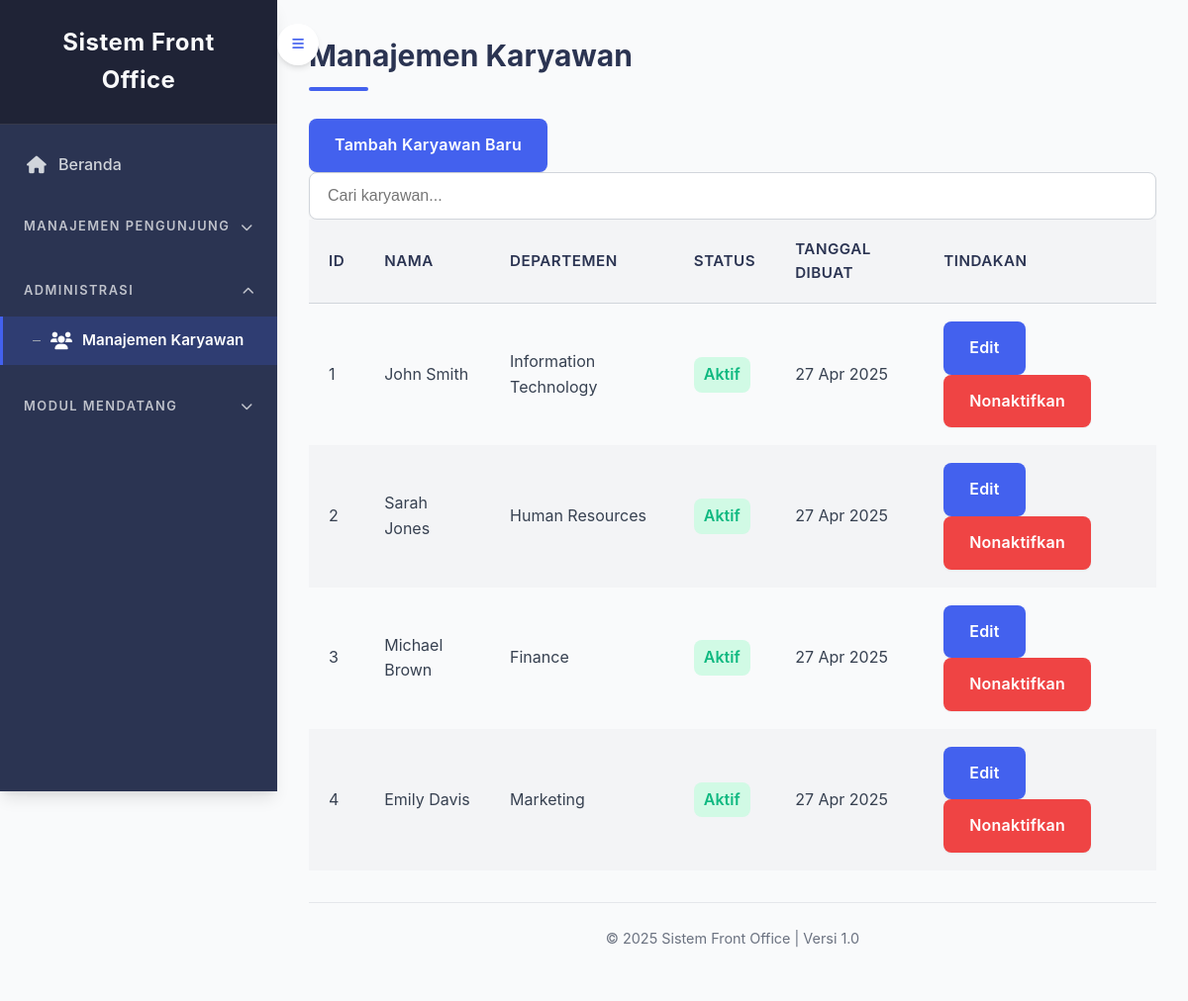
/php/employee-management.php, run on the app's committed database.
### tables this page shows
CREATE TABLE IF NOT EXISTS employees (
    id INT AUTO_INCREMENT PRIMARY KEY,
    name VARCHAR(100) NOT NULL,
    department VARCHAR(100) NOT NULL,
    is_active TINYINT(1) DEFAULT 1,
    created_at TIMESTAMP DEFAULT CURRENT_TIMESTAMP
);

### app/core/Database.php (called while the page is built, shortened)
<?php
class Database {
    private static $instance = null;
    private $conn;
    private function __construct() {
        $config = require CONFIG_PATH . '/database.php';
        try {
            $dsn = "mysql:host={$config['host']};port={$config['port']};dbname={$config['dbname']};charset={$config['charset']}";
            $this->conn = new PDO(
                $dsn,
                $config['username'],
                $config['password'],
                $config['options']
            );
        } catch(PDOException $e) {
            die("Database Connection Error: " . $e->getMessage());
        }
    }
    public static function getInstance() {
        if (self::$instance === null) {
            self::$instance = new self();
        }
        return self::$instance;
    }
    public function query($sql, $params = []) {
        try {
            $stmt = $this->conn->prepare($sql);
            $stmt->execute($params);
            return $stmt;
        } catch(PDOException $e) {
            die("Query failed: " . $e->getMessage());
        }
    }
    public function fetchAll($sql, $params = []) {
        $stmt = $this->query($sql, $params);
        return $stmt->fetchAll();
    }
}

### app/core/Model.php (called while the page is built, shortened)
<?php
class Model {
    protected $db;
    protected $table;
    public function __construct() {
        $this->db = Database::getInstance();
    }
    public function getAll() {
        return $this->db->fetchAll("SELECT * FROM {$this->table}");
    }
}

### php/employee-management.php (the view, shortened to what this page needs)
<?php
$employee = new Employee();
$employees = $employee->getAll();
?>
<!DOCTYPE html>
<html lang="id">
<head>
    <link rel="stylesheet" href="../css/styles.css">
    <link rel="stylesheet" href="https://cdnjs.cloudflare.com/ajax/libs/font-awesome/6.0.0-beta3/css/all.min.css">
</head>
<body>
    <button class="sidebar-toggle">
        <i class="fas fa-bars"></i>
    </button>
    <div class="sidebar">
        <div class="sidebar-header">
            <h1>Sistem Front Office</h1>
        </div>
        <ul class="sidebar-menu">
            <li><a href="../index.php"><i class="fas fa-home"></i> Beranda</a></li>
            <li class="menu-category">Manajemen Pengunjung <i class="fas fa-chevron-down"></i></li>
            <li class="menu-category expanded">Administrasi <i class="fas fa-chevron-down"></i></li>
            <ul class="submenu expanded">
                <li><a href="employee-management.php" class="active"><i class="fas fa-users"></i> Manajemen Karyawan</a></li>
            </ul>
            <li class="menu-category">Modul Mendatang <i class="fas fa-chevron-down"></i></li>
        </ul>
    </div>
    <div class="main-container">
        <div class="container">
            <main>
                <h2>Manajemen Karyawan</h2>
                <div class="actions top-actions">
                    <a href="employee-add.php" class="button">Tambah Karyawan Baru</a>
                </div>
                <div class="search-filter">
                    <input type="text" id="employeeSearch" placeholder="Cari karyawan..." class="search-input">
                </div>
                <?php if (empty($employees)): ?>
                    <p class="info-message">Tidak ada karyawan ditemukan dalam sistem.</p>
                <?php else: ?>
                    <div class="table-responsive">
                        <table id="employeeTable">
                            <thead>
                                <tr>
                                    <th>ID</th>
                                    <th>Nama</th>
                                    <th>Departemen</th>
                                    <th>Status</th>
                                    <th>Tanggal Dibuat</th>
                                    <th>Tindakan</th>
                                </tr>
                            </thead>
                            <tbody>
                                <?php foreach ($employees as $emp): ?>
                                <tr>
                                    <td><?php echo $emp['id']; ?></td>
                                    <td><?php echo htmlspecialchars($emp['name']); ?></td>
                                    <td><?php echo htmlspecialchars($emp['department']); ?></td>
                                    <td><?php echo $emp['is_active'] ? '<span class="status-active">Aktif</span>' : '<span class="status-inactive">Tidak Aktif</span>'; ?></td>
                                    <td><?php echo date('d M Y', strtotime($emp['created_at'])); ?></td>
                                    <td>
                                        <div class="action-buttons">
                                            <a href="employee-edit.php?id=<?php echo $emp['id']; ?>" class="button button-small">Edit</a>
                                            <a href="employee-toggle-status.php?id=<?php echo $emp['id']; ?>&status=<?php echo $emp['is_active'] ? '0' : '1'; ?>"
                                               class="button button-small <?php echo $emp['is_active'] ? 'button-deactivate' : 'button-activate'; ?>"
                                               onclick="return confirm('<?php echo $emp['is_active'] ? 'Nonaktifkan' : 'Aktifkan'; ?> karyawan ini?')">
                                                <?php echo $emp['is_active'] ? 'Nonaktifkan' : 'Aktifkan'; ?>
                                            </a>
                                        </div>
                                    </td>
                                </tr>
                                <?php endforeach; ?>
                            </tbody>
                        </table>
                    </div>
                <?php endif; ?>
            </main>
            <footer>
                <p>&copy; <?php echo date('Y'); ?> Sistem Front Office | Versi 1.0</p>
            </footer>
        </div>
    </div>
</body>
</html>

### css/modules/base.css (style rules this page uses)
* { margin: 0; padding: 0; box-sizing: border-box; }
:root { --primary: #4361ee; --primary-dark: #3a56d4; --primary-light: #eef2ff; --secondary: #2b3452; --secondary-dark: #1f2336; --success: #10b981; --success-light: #d1fae5; --danger: #ef4444; --danger-light: #fee2e2; --warning: #f59e0b; --warning-light: #fef3c7; --light: #f9fafb; --gray-100: #f3f4f6; --gray-200: #e5e7eb; --gray-300: #d1d5db; --gray-400: #9ca3af; --gray-500: #6b7280; --text: #374151; --text-light: #f8f9fa; --text-muted: #6b7280; --border: #e5e7eb; --border-radius: 0.5rem; --shadow-sm: 0 1px 2px 0 rgba(0, 0, 0, 0.05); --shadow: 0 4px 6px -1px rgba(0, 0, 0, 0.1), 0 2px 4px -1px rgba(0, 0, 0, 0.06); --shadow-md: 0 10px 15px -3px rgba(0, 0, 0, 0.1), 0 4px 6px -2px rgba(0, 0, 0, 0.05); --shadow-lg: 0 20px 25px -5px rgba(0, 0, 0, 0.1), 0 10px 10px -5px rgba(0, 0, 0, 0.04); --transition: all 0.3s ease; }
body { font-family: "Inter", "Segoe UI", Tahoma, Geneva, Verdana, sans-serif; line-height: 1.6; color: var(--text); background-color: var(--light); min-height: 100vh; display: flex; }
h2 { margin-bottom: 1.75rem; color: var(--secondary); font-weight: 700; position: relative; padding-bottom: 0.75rem; font-size: 1.875rem; }
h2:after { content: ""; position: absolute; left: 0; bottom: 0; height: 4px; width: 60px; background: var(--primary); border-radius: 2px; }

### css/modules/layout.css (style rules this page uses)
.main-container { flex: 1; margin-left: 280px; transition: var(--transition); min-height: 100vh; display: flex; flex-direction: column; background-color: var(--light); }
.container { width: 100%; max-width: 1200px; margin: 0 auto; padding: 2rem; flex: 1; display: flex; flex-direction: column; }
main { flex: 1; padding-bottom: 2rem; }
.sidebar { width: 280px; background: var(--secondary); color: var(--text-light); position: fixed; height: 100vh; overflow-y: auto; transition: var(--transition); z-index: 1000; box-shadow: var(--shadow-md); }
.sidebar-header { padding: 1.5rem; background-color: var(--secondary-dark); text-align: center; border-bottom: 1px solid rgba(255, 255, 255, 0.1); display: flex; align-items: center; justify-content: center; }
.sidebar-header h1 { font-size: 1.5rem; font-weight: 700; margin: 0; color: var(--text-light); letter-spacing: 0.5px; }
.sidebar-menu { list-style: none; padding: 1rem 0; }
.sidebar-menu li { margin-bottom: 0.25rem; position: relative; }
.sidebar-menu a { display: flex; align-items: center; padding: 0.75rem 1.5rem; color: var(--gray-300); text-decoration: none; transition: var(--transition); border-left: 3px solid transparent; font-weight: 500; }
.sidebar-menu a i { margin-right: 0.75rem; font-size: 1.1rem; width: 20px; text-align: center; }
.sidebar-menu a:hover, .sidebar-menu a.active { color: white; background-color: rgba(255, 255, 255, 0.1); border-left: 3px solid var(--primary); }
.sidebar-menu a.active { background-color: rgba(67, 97, 238, 0.2); font-weight: 600; }
.menu-category { padding: 0.75rem 1.5rem; font-weight: 600; cursor: pointer; display: flex; justify-content: space-between; align-items: center; color: rgba(255, 255, 255, 0.7); font-size: 0.8rem; text-transform: uppercase; letter-spacing: 1.5px; margin-top: 1rem; }
.menu-category i { transition: var(--transition); font-size: 0.75rem; }
.menu-category.expanded i { transform: rotate(180deg); }
.submenu { list-style: none; max-height: 0; overflow: hidden; transition: var(--transition); }
.submenu.expanded { max-height: 500px; }
.submenu li a { padding-left: 3rem; font-size: 0.95rem; position: relative; }
.submenu li a::before { content: ""; position: absolute; left: 1.875rem; top: 50%; width: 0.5rem; height: 1px; background-color: var(--gray-400); }
.sidebar-toggle { position: fixed; left: 280px; top: 1.5rem; background-color: white; border: none; width: 42px; height: 42px; border-radius: 50%; display: flex; align-items: center; justify-content: center; cursor: pointer; z-index: 1001; box-shadow: var(--shadow); transition: var(--transition); color: var(--primary); }
footer { padding: 1.5rem 0; text-align: center; color: var(--text-muted); font-size: 0.9rem; border-top: 1px solid var(--gray-200); margin-top: auto; }

### php/employee-management.php (style rules this page uses)
.button-deactivate { background-color: var(--danger); color: white; border: none; }
.status-active { background-color: var(--success-light); color: var(--success); padding: 5px 10px; border-radius: var(--border-radius); font-weight: 600; display: inline-block; }

### data on the page
employees: id "1", name "John Smith", department "Information Technology", is_active "Aktif", created_at "27 Apr 2025"
employees: id "2", name "Sarah Jones", department "Human Resources", is_active "Aktif", created_at "27 Apr 2025"
employees: id "3", name "Michael Brown", department "Finance", is_active "Aktif", created_at "27 Apr 2025"
employees: id "4", name "Emily Davis", department "Marketing", is_active "Aktif", created_at "27 Apr 2025"
